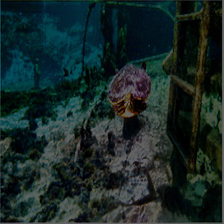
#> input picture n/RL/test/fresh_run/step_0000000000/image.png_-0.646695_retouched.png, 224 x 224 px; its folder holds only this picture in this run
$ python -i get_global_feature.py   (imports and definitions only)
#> lines starting #> are read from the running program, lines starting #| are printed output that depends on the picture
import os
import sys
import numpy as np
import numpy.linalg as LA
import time
import cv2
import scipy.ndimage
from skimage import color
import matplotlib.image as mpimg
import multiprocessing as mtp
import scipy.interpolate


def get_tone_spatial_distribution(L, num_interval):
    edges = np.linspace(0.0, 100.0, num_interval + 1)
    ftr = np.zeros((num_interval, 3), dtype=np.single)
    for i in range(num_interval):
        idx = np.nonzero((L >= edges[i]) & (L < edges[i + 1]))
        num_pix = len(idx[0])
        if num_pix > 0:
            cy = np.mean(idx[0])
            cx = np.mean(idx[1])
            std_dev_y = np.sqrt(np.sum((idx[0] - cy) ** 2) / num_pix)
            std_dev_x = np.sqrt(np.sum((idx[1] - cx) ** 2) / num_pix)
            ftr[i, 0] = std_dev_x * std_dev_y / num_pix
            ftr[i, 1:3] = [cx, cy]
        else:
            ftr[i, :] = 0
    return ftr.reshape((num_interval * 3))


def get_highlight_clipping_value(L, percentage):
    h, w = L.shape[0], L.shape[1]
    rank = int(np.round(h * w * percentage))  # ensure integer index
    sorted_L = np.sort(L.flatten())
    return sorted_L[-rank]


def get_BSpline_curve(x, y, num_control_points, t_min, t_max):
    p = 3
    n = num_control_points - 1
    m = p + n + 1
    t = np.linspace(t_min, t_max, m - p - p + 1)
    t = t[1:-1]
    spline = scipy.interpolate.LSQUnivariateSpline(x, y, t)
    return spline


def get_cum_hist_BSpline_curve(cumsum_hist, t_min, t_max, bins):
    p = 3
    n = 50
    m = p + n + 1
    step = (t_max - t_min) / bins
    t = np.linspace(t_min, t_max, m - p - p + 1)
    assert len(t) == (m - p - p + 1)
    t = t[1:-1]
    x = np.linspace(t_min + step * 0.5, t_max - step * 0.5, bins)
    spline = scipy.interpolate.LSQUnivariateSpline(x, cumsum_hist, t)
    return spline, x


def get_lightness_equalization_curve_control_points(L):
    h, w = L.shape[0], L.shape[1]
    bins = 100
    hist, bin_edges = np.histogram(L, bins, range=(0, 100), density=False)
    hist = np.single(hist) / np.single(h * w)
    cumsum_hist = np.cumsum(hist)
    spline, x = get_cum_hist_BSpline_curve(cumsum_hist, 0.0, 100.0, bins)
    return spline.get_coeffs()


def get_lightness_detail_weighted_equalization_curve_control_points(L, sigma):
    bins = 100
    grad_mag = scipy.ndimage.gaussian_gradient_magnitude(L, sigma)
    hist, bin_edges = np.histogram(L, bins, range=(0, 100), weights=grad_mag)
    hist = np.single(hist) / np.sum(grad_mag)
    cumsum_hist = np.cumsum(hist)
    spline, x = get_cum_hist_BSpline_curve(cumsum_hist, 0.0, 100.0, bins)
    return spline.get_coeffs()


def get_img_lightness_hist(L, range_min=0, range_max=100, bins=50):
    h, w = L.shape[0], L.shape[1]
    L1 = scipy.ndimage.gaussian_filter(L, sigma=10, order=0)
    L2 = scipy.ndimage.gaussian_filter(L, sigma=20, order=0)

    # 'normed' was removed in NumPy 1.24+; use density=False (manual normalisation below)
    hist, _ = np.histogram(L.flatten(), bins, range=(range_min, range_max), density=False)
    hist = np.single(hist) / np.single(h * w)
    hist1, _ = np.histogram(L1.flatten(), bins, range=(range_min, range_max), density=False)
    hist1 = np.single(hist1) / np.single(h * w)
    hist2, _ = np.histogram(L2.flatten(), bins, range=(range_min, range_max), density=False)
    hist2 = np.single(hist2) / np.single(h * w)
    return np.concatenate((hist, hist1, hist2))


def get_global_feature(np_img, log_luminance=1):
#> called with log_luminance = 1
    Lab_img = color.rgb2lab(np_img + 0.5)
#> Lab_img: shape (224, 224, 3) float64; mean of channels 0, 1, 2 1992.7, -410.5, -51.5
    L = Lab_img[:, :, 0]
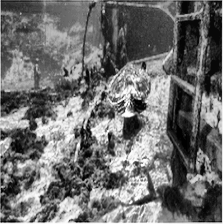
#> L: shape (224, 224) float64; min 53.39, max 4463.4, mean 1992.7; drawn with min black and max white
    h, w = L.shape[0], L.shape[1]
#> h = 224; w = 224

    if log_luminance == 1:
        idx = np.nonzero(L == 0)
#> idx = (empty array, empty array)
        L_copy = np.zeros((h, w), dtype=np.single)
        L_copy[:, :] = L[:, :]
        L_copy[idx[0], idx[1]] = 1
        log_L = np.log(L_copy)
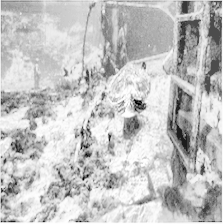
#> log_L: shape (224, 224) float32; min 3.98, max 8.4, mean 7.37; drawn with min black and max white

    if log_luminance == 1:
        lightness_hist = get_img_lightness_hist(log_L, 0, np.log(100))
#> in get_img_lightness_hist, `L1 = scipy.ndimage.gaussian_filter(L, sigma=10, order=0)`:
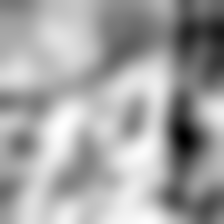
#> L1: shape (224, 224) float32; min 6.19, max 8.03, mean 7.37; drawn with min black and max white
#> in get_img_lightness_hist, `L2 = scipy.ndimage.gaussian_filter(L, sigma=20, order=0)`:
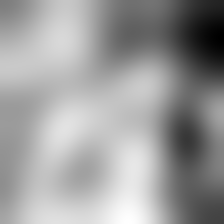
#> L2: shape (224, 224) float32; min 6.64, max 7.83, mean 7.37; drawn with min black and max white
#> in get_img_lightness_hist, `hist, _ = np.histogram(L.flatten(), bins, range=(range_min, range_max)..`: hist = 50 values, max 121 at index 48, min 0 at index 0, mean 3.82
#> in get_img_lightness_hist, `hist = np.single(hist) / np.single(h * w)`: hist = 50 values, max 0.00241 at index 48, min 0 at index 0, mean 7.61e-05
#> in get_img_lightness_hist, `hist1, _ = np.histogram(L1.flatten(), bins, range=(range_min, range_ma..`: hist1 = 50 values from 0 to 0
#> lightness_hist = 150 values, max 0.00241 at index 48, min 0 at index 0, mean 2.54e-05
    else:
        lightness_hist = get_img_lightness_hist(L, 0, 100)

    cp1 = get_lightness_equalization_curve_control_points(L)
#> in get_lightness_equalization_curve_control_points, `hist, bin_edges = np.histogram(L, bins, range=(0, 100), density=False)`: hist = 100 values, max 121 at index 87, min 0 at index 0, mean 1.91; bin_edges = 101 values from 0 to 100
#> in get_lightness_equalization_curve_control_points, `hist = np.single(hist) / np.single(h * w)`: hist = 100 values, max 0.00241 at index 87, min 0 at index 0, mean 3.81e-05
#> in get_lightness_equalization_curve_control_points, `cumsum_hist = np.cumsum(hist)`: cumsum_hist = 100 values from 0 to 0.00381
#> in get_lightness_equalization_curve_control_points, `spline, x = get_cum_hist_BSpline_curve(cumsum_hist, 0.0, 100.0, bins)`: x = 100 values from 0.5 to 99.5
#> cp1 = 51 values, max 0.00412 at index 47, min -0.000468 at index 42, mean 0.000709
    cp2 = get_lightness_detail_weighted_equalization_curve_control_points(L, 1)
#> in get_lightness_detail_weighted_equalization_curve_control_points, `grad_mag = scipy.ndimage.gaussian_gradient_magnitude(L, sigma)`:
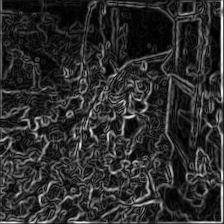
#> grad_mag: shape (224, 224) float64; min 0.000668, max 1524.9, mean 271.5; drawn with min black and max white
#> in get_lightness_detail_weighted_equalization_curve_control_points, `hist, bin_edges = np.histogram(L, bins, range=(0, 100), weights=grad_m..`: hist = 100 values, max 10453.1 at index 87, min 0 at index 0, mean 232.5; bin_edges = 101 values from 0 to 100
#> in get_lightness_detail_weighted_equalization_curve_control_points, `hist = np.single(hist) / np.sum(grad_mag)`: hist = 100 values, max 0.000767 at index 87, min 0 at index 0, mean 1.71e-05
#> in get_lightness_detail_weighted_equalization_curve_control_points, `cumsum_hist = np.cumsum(hist)`: cumsum_hist = 100 values from 0 to 0.00171
#> in get_lightness_detail_weighted_equalization_curve_control_points, `spline, x = get_cum_hist_BSpline_curve(cumsum_hist, 0.0, 100.0, bins)`: x = 100 values from 0.5 to 99.5
#> cp2 = 51 values, max 0.00187 at index 47, min -8.15e-05 at index 26, mean 0.000371
    cp3 = get_lightness_detail_weighted_equalization_curve_control_points(L, 10)
#> call 2 of get_lightness_detail_weighted_equalization_curve_control_points, with sigma = 10
#> in get_lightness_detail_weighted_equalization_curve_control_points (call 2), `grad_mag = scipy.ndimage.gaussian_gradient_magnitude(L, sigma)`:
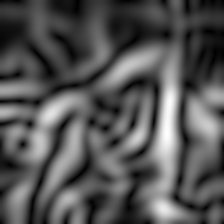
#> grad_mag: shape (224, 224) float64; min 0.0956, max 99.81, mean 33.4; drawn with min black and max white
#> in get_lightness_detail_weighted_equalization_curve_control_points (call 2), `hist, bin_edges = np.histogram(L, bins, range=(0, 100), weights=grad_m..`: hist = 100 values, max 3383.9 at index 87, min 0 at index 0, mean 60.48
#> in get_lightness_detail_weighted_equalization_curve_control_points (call 2), `hist = np.single(hist) / np.sum(grad_mag)`: hist = 100 values, max 0.00202 at index 87, min 0 at index 0, mean 3.61e-05
#> in get_lightness_detail_weighted_equalization_curve_control_points (call 2), `cumsum_hist = np.cumsum(hist)`: cumsum_hist = 100 values from 0 to 0.00361
#> cp3 = 51 values, max 0.00403 at index 47, min -0.000252 at index 42, mean 0.000665
    cp4 = get_lightness_detail_weighted_equalization_curve_control_points(L, 20)
#> call 3 of get_lightness_detail_weighted_equalization_curve_control_points, with sigma = 20
#> in get_lightness_detail_weighted_equalization_curve_control_points (call 3), `grad_mag = scipy.ndimage.gaussian_gradient_magnitude(L, sigma)`:
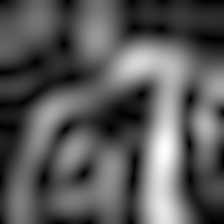
#> grad_mag: shape (224, 224) float64; min 0.0913, max 34.46, mean 12; drawn with min black and max white
#> in get_lightness_detail_weighted_equalization_curve_control_points (call 3), `hist, bin_edges = np.histogram(L, bins, range=(0, 100), weights=grad_m..`: hist = 100 values, max 1648.1 at index 87, min 0 at index 0, mean 24.17
#> in get_lightness_detail_weighted_equalization_curve_control_points (call 3), `hist = np.single(hist) / np.sum(grad_mag)`: hist = 100 values, max 0.00274 at index 87, min 0 at index 0, mean 4.01e-05
#> in get_lightness_detail_weighted_equalization_curve_control_points (call 3), `cumsum_hist = np.cumsum(hist)`: cumsum_hist = 100 values from 0 to 0.00401
#> cp4 = 51 values, max 0.00443 at index 47, min -0.000881 at index 42, mean 0.000658

    hl_clipping = np.zeros((6), dtype=np.single)
    hl_clipping[0] = get_highlight_clipping_value(L, 0.01)
    hl_clipping[1] = get_highlight_clipping_value(L, 0.02)
    hl_clipping[2] = get_highlight_clipping_value(L, 0.03)
    hl_clipping[3] = get_highlight_clipping_value(L, 0.05)
    hl_clipping[4] = get_highlight_clipping_value(L, 0.1)
    hl_clipping[5] = get_highlight_clipping_value(L, 0.15)

    L_spatial_distr = get_tone_spatial_distribution(L, 10)
#> the loop in get_tone_spatial_distribution, `for i in range(num_interval):` made 10 passes
#> (idx, num_pix, cy, cx, std_dev_y, std_dev_x) on passes 6, 7, 9, 10: (16 positions, rows 101 to 221, columns 80 to 140, 16, 130.6, 117.4, 37.86, 25.85), (20 positions, rows 100 to 187, columns 81 to 141, 20, 127.3, 110, 26.45, 25.81), (121 positions, rows 26 to 221, columns 1 to 186, 121, 139.6, 167.3, 22, 46.08), (34 positions, rows 100 to 221, columns 1 to 186, 34, 126.9, 140.3, 34.22, 64.89)
#> (idx, num_pix) on passes 1, 2, 3, 4, 5, 8: ((empty array, empty array), 0), ((empty array, empty array), 0), ((empty array, empty array), 0), ((empty array, empty array), 0), ((empty array, empty array), 0), ((empty array, empty array), 0)
#> after the loop in get_tone_spatial_distribution, `for i in range(num_interval):`: ftr = [[0, 0, 0], [0, 0, 0], [0, 0, 0], [0, 0, 0], [0, 0, 0], [61.18, 117.4, 130.6], [34.13, 110.1, 127.3], [0, 0, 0], [8.38, 167.3, 139.6], [65.3, 140.3, 126.9]]
#> L_spatial_distr = 30 values, max 167.3 at index 25, min 0 at index 0, mean 40.95

    return np.concatenate((lightness_hist, cp1, cp2, cp3, cp4, hl_clipping, L_spatial_distr))

>>> import cv2
>>> picture = cv2.cvtColor(cv2.imread('test/fresh_run/step_0000000000/image.png_-0.646695_retouched.png'), cv2.COLOR_BGR2RGB)
>>> result = get_global_feature(picture)
#> result = 390 values, max 4373 at index 354, min -0.000881 at index 345, mean 64.41

$ run again, on n/RL/test/fresh_run/step_0000000000/image.png_raw__.png
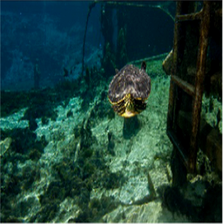
#> input picture n/RL/test/fresh_run/step_0000000000/image.png_raw__.png, 224 x 224 px
#> Lab_img: shape (224, 224, 3) float64; mean of channels 0, 1, 2 2761.5, -917.1, 127.7
#> in get_global_feature, `idx = np.nonzero(L == 0)`: idx = (empty array, empty array)
#> in get_img_lightness_hist, `L2 = scipy.ndimage.gaussian_filter(L, sigma=20, order=0)`:
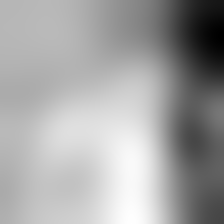
#> L2: shape (224, 224) float32; min 6.18, max 8.46, mean 7.65; drawn with min black and max white
#> in get_img_lightness_hist, `hist, _ = np.histogram(L.flatten(), bins, range=(range_min, range_max)..`: hist = 50 values, max 785 at index 43, min 0 at index 0, mean 18.28
#> in get_img_lightness_hist, `hist = np.single(hist) / np.single(h * w)`: hist = 50 values, max 0.0156 at index 43, min 0 at index 0, mean 0.000364
#> hist1 = 50 values from 0 to 0
#> lightness_hist = 150 values, max 0.0156 at index 43, min 0 at index 0, mean 0.000121
#> in get_lightness_equalization_curve_control_points, `hist, bin_edges = np.histogram(L, bins, range=(0, 100), density=False)`: hist = 100 values, max 785 at index 53, min 0 at index 0, mean 9.14; bin_edges = 101 values from 0 to 100
#> in get_lightness_equalization_curve_control_points, `hist = np.single(hist) / np.single(h * w)`: hist = 100 values, max 0.0156 at index 53, min 0 at index 0, mean 0.000182
#> in get_lightness_equalization_curve_control_points, `cumsum_hist = np.cumsum(hist)`: cumsum_hist = 100 values from 0 to 0.0182
#> in get_lightness_equalization_curve_control_points, `spline, x = get_cum_hist_BSpline_curve(cumsum_hist, 0.0, 100.0, bins)`: x = 100 values from 0.5 to 99.5
#> cp1 = 51 values, max 0.023 at index 27, min -0.0057 at index 26, mean 0.00822
#> in get_lightness_detail_weighted_equalization_curve_control_points, `hist, bin_edges = np.histogram(L, bins, range=(0, 100), weights=grad_m..`: hist = 100 values, max 96551.4 at index 53, min 0 at index 0, mean 1157; bin_edges = 101 values from 0 to 100
#> in get_lightness_detail_weighted_equalization_curve_control_points, `hist = np.single(hist) / np.sum(grad_mag)`: hist = 100 values, max 0.00615 at index 53, min 0 at index 0, mean 7.37e-05
#> in get_lightness_detail_weighted_equalization_curve_control_points, `cumsum_hist = np.cumsum(hist)`: cumsum_hist = 100 values from 0 to 0.00737
#> in get_lightness_detail_weighted_equalization_curve_control_points, `spline, x = get_cum_hist_BSpline_curve(cumsum_hist, 0.0, 100.0, bins)`: x = 100 values from 0.5 to 99.5
#> cp2 = 51 values, max 0.00903 at index 27, min -0.00224 at index 26, mean 0.0033
#> cp3 = 51 values, max 0.0223 at index 27, min -0.00553 at index 26, mean 0.0079
#> in get_lightness_detail_weighted_equalization_curve_control_points (call 3), `grad_mag = scipy.ndimage.gaussian_gradient_magnitude(L, sigma)`:
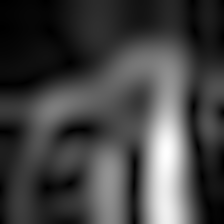
#> grad_mag: shape (224, 224) float64; min 0.0548, max 85.35, mean 22.3; drawn with min black and max white
#> in get_lightness_detail_weighted_equalization_curve_control_points (call 3), `hist, bin_edges = np.histogram(L, bins, range=(0, 100), weights=grad_m..`: hist = 100 values, max 14600.7 at index 53, min 0 at index 0, mean 169.1
#> in get_lightness_detail_weighted_equalization_curve_control_points (call 3), `hist = np.single(hist) / np.sum(grad_mag)`: hist = 100 values, max 0.013 at index 53, min 0 at index 0, mean 0.000151
#> in get_lightness_detail_weighted_equalization_curve_control_points (call 3), `cumsum_hist = np.cumsum(hist)`: cumsum_hist = 100 values from 0 to 0.0151
#> cp4 = 51 values, max 0.0191 at index 27, min -0.00474 at index 26, mean 0.00682
#> the loop in get_tone_spatial_distribution, `for i in range(num_interval):` made 10 passes
#> (idx, num_pix, cy, cx, std_dev_y, std_dev_x) on passes 6 to 7: (785 positions, rows 1 to 221, columns 135 to 221, 785, 73.06, 199.3, 53.1, 14.92), (127 positions, rows 4 to 189, columns 135 to 221, 127, 53.89, 187.8, 42.92, 14.95)
#> after the loop in get_tone_spatial_distribution, `for i in range(num_interval):`: ftr = [[0, 0, 0], [0, 0, 0], [0, 0, 0], [0, 0, 0], [0, 0, 0], [1.01, 199.3, 73.06], [5.05, 187.8, 53.89], [0, 0, 0], [0, 219, 22], [0, 193, 31]]
#> L_spatial_distr = 30 values, max 219 at index 25, min 0 at index 0, mean 32.84
#> result = 390 values, max 7514.3 at index 354, min -0.0057 at index 176, mean 100
